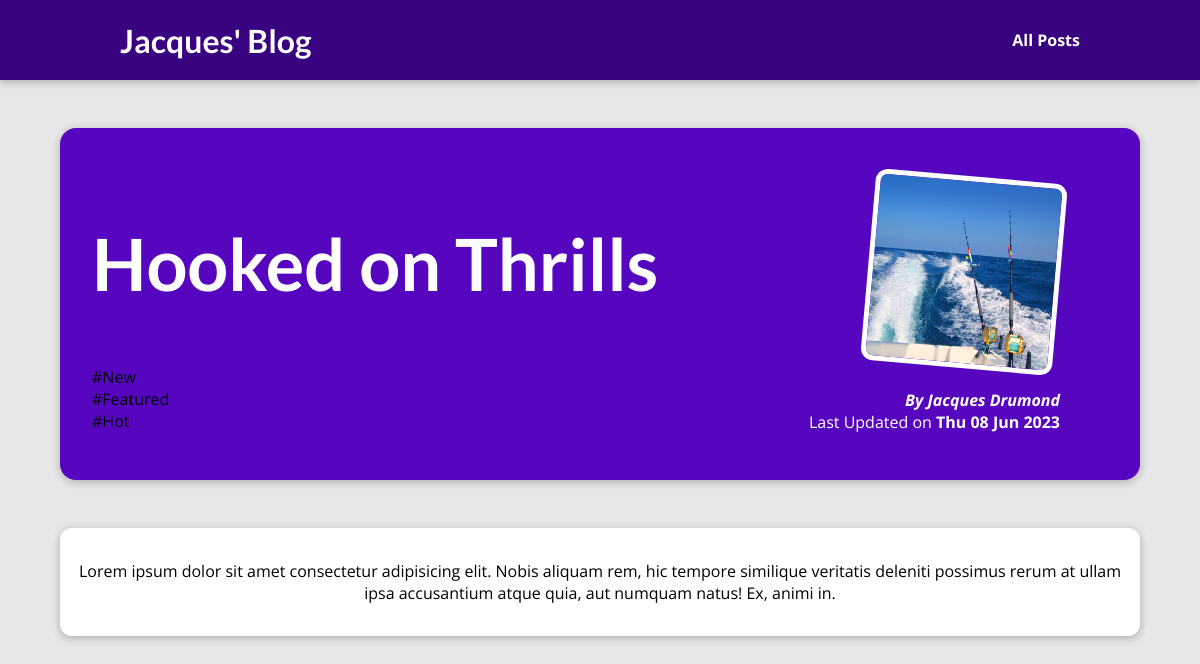
/posts/sea-fishing, run on the app's committed database.
### blog/models.py (models this page shows, shortened)
class Post(models.Model):
    title = models.CharField(max_length=200)
    excerpt = models.CharField(max_length=200)
    image = models.ImageField(upload_to="")
    date = models.DateField(auto_now=True)
    slug = models.SlugField(unique=True, max_length=200, db_index=True)
    content = models.TextField(validators=[MinLengthValidator(10)])
    author = models.ForeignKey(
        Author, on_delete=models.SET_NULL, null=True, related_name="posts"
    )
    tags = models.ManyToManyField(Tag)

class Tag(models.Model):
    caption = models.CharField(max_length=20)

class Author(models.Model):
    first_name = models.CharField(max_length=100)
    last_name = models.CharField(max_length=100)
    email = models.EmailField()
    def full_name(self):
        return f"{self.first_name} {self.last_name}"
    def __str__(self):
        return self.full_name()

### blog/views.py (the view)
# urls.py: path("posts/<slug:slug>", views.post_detail, name="post-detail-page"),
def post_detail(request, slug):
    post = get_object_or_404(Post, slug=slug)
    author = post.author
    tag = post.tags
    print(tag)
    return render(request, "blog/post_detail.html", {
        "post": post,
        "tags": post.tags.all()
    })

### blog/templates/blog/post_detail.html (shortened to what this page needs)
{% extends 'base.html' %}
{% load static %}
{% block css_files %}
    <link rel="stylesheet" href="{% static 'blog/post-detail.css' %}">
{% endblock css_files %}
{% block content %}
    <section id="summary">
        <h2>{{post.title}}</h2>
        {% for tag in tags %}
        <div>#{{tag.caption}}</div>
        {% endfor %}
        <article>
            <img src="{% static 'blog/images/' %}{{post.image}}" alt="{{post.title}}">
            <address>By <a href="mailto:{{post.author.email}}">{{post.author}}</a></address>
            <div>
                Last Updated on <time>{{post.date|date:"D d M Y"}}</time>
            </div>
        </article>
    </section>
    <main>
        <p>{{post.content|linebreaks}}</p>
    </main>
{% endblock content %}

### templates/base.html (shortened to what this page needs)
{% load static %}
<!DOCTYPE html>
<html lang="en">
<head>
    {% block css_files %}{% endblock css_files %}
    <link rel="stylesheet" href="{% static 'app.css' %}">
</head>
<body>
    <header id="main-navigation">
        <h1><a href="{% url 'starting-page' %}">Jacques' Blog</a></h1>
        <nav>
            <a href="{% url 'posts-page' %}">All Posts</a>
        </nav>
    </header>
    {% block content %}
    {% endblock content %}
</body>
</html>

### blog/static/blog/post-detail.css (style rules this page uses)
body { background-color: #e7e7e7; }
#main-navigation { background-color: #390281; box-shadow: 0 2px 8px rgba(0, 0, 0, 0.25); }
#summary { margin: 8rem auto 3rem auto; padding: 2rem; width: 90%; max-width: 90rem; border-radius: 16px; background-color: #5706c0; position: relative; box-shadow: 0 2px 8px rgba(0, 0, 0, 0.25); height: 22rem; }
#summary h2 { color: white; font-size: 4.5rem; }
#summary article { position: absolute; top: 2rem; right: 3rem; padding: 1rem 2rem; border-radius: 12px; text-align: right; color: white; }
#summary article img { width: 12rem; height: 12rem; border-radius: 12px; transform: rotateZ(5deg); border: 5px solid white; margin-bottom: 1rem; }
#summary address { font-weight: bold; }
#summary a { color: white; text-decoration: none; }
#summary time { font-weight: bold; }
main { width: 90%; max-width: 90rem; margin: 3rem auto; background-color: white; padding: 1rem; border-radius: 12px; box-shadow: 0 2px 8px rgba(0, 0, 0, 0.25); text-align: center; }

### static/app.css (style rules this page uses)
* { box-sizing: border-box; }
html { font-family: 'Open Sans', 'Lato', sans-serif; }
body { margin: 0; }
h1, h2, h3 { font-family: 'Lato', sans-serif; font-weight: bold; }
#main-navigation { width: 100%; height: 5rem; display: flex; justify-content: space-between; align-items: center; padding: 0 10%; position: absolute; top: 0; left: 0; }
#main-navigation a { text-decoration: none; color: white; font-weight: bold; }

### data on the page
Post: title "Hooked on Thrills", image (picture), author "Jacques Drumond", date "Thu 08 Jun 2023", content "Lorem ipsum dolor sit amet consectetur adipisicing elit. Nobis aliquam rem, hic tempore similique veritatis deleniti possimus rerum at ullam ipsa accusantium atque quia, aut numquam natus! Ex, animi in."
Tag: caption "New"
Tag: caption "Featured"
Tag: caption "Hot"
